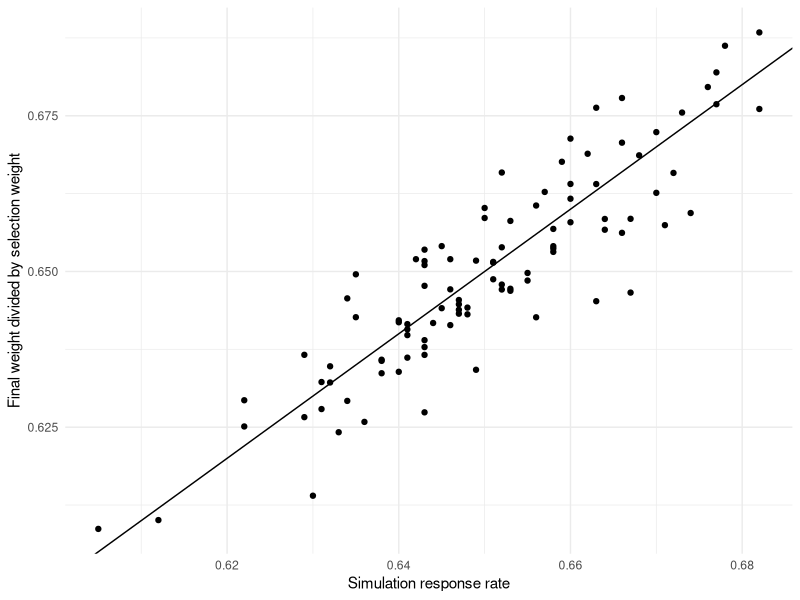
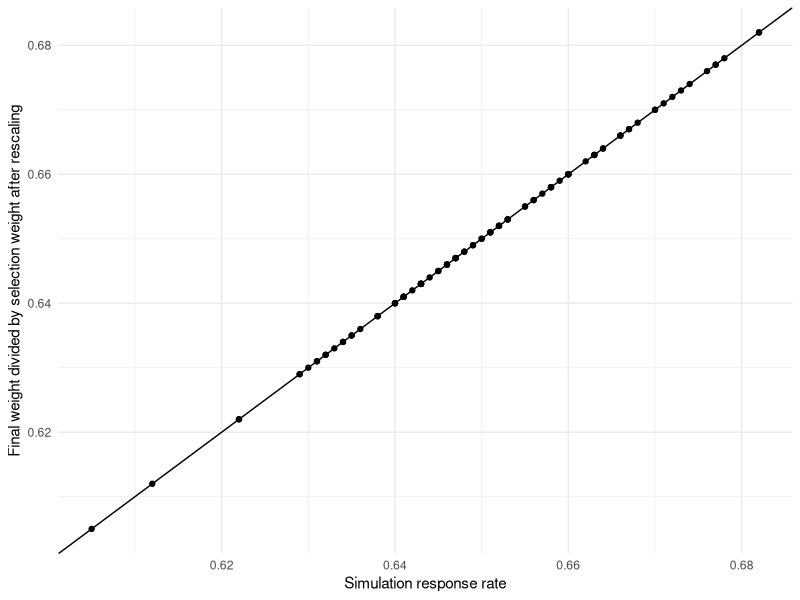
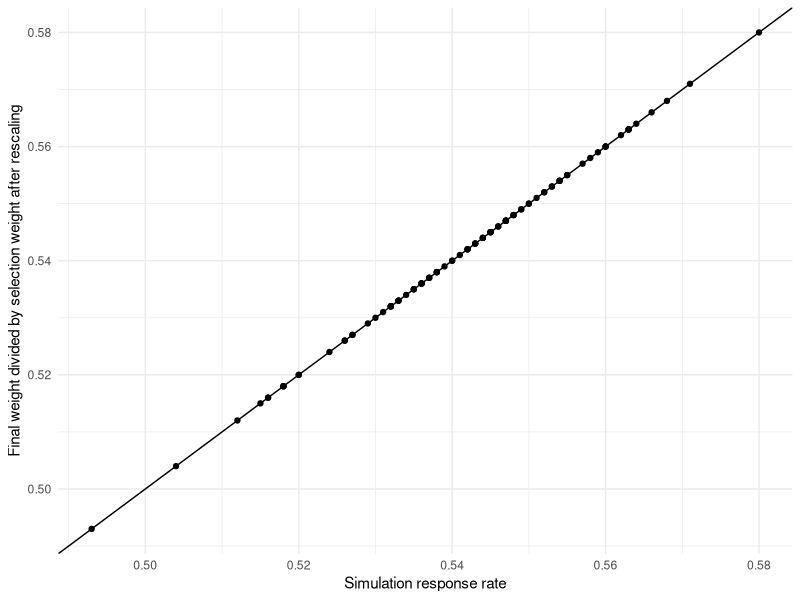

These figures' R source, in order:
## ---- chunk 1
knitr::opts_chunk$set(echo = TRUE)
## ---- chunk 2
options(scipen=9999)


simRR <- function(pop.n, poor.rr, rich.rr, sample.n, big.hh.rich = F) {
  hhs <- sample(1:pop.n, replace = T)
  hhs <- as.numeric(factor(hhs))
  hh.sizes <- table(hhs)[as.character(hhs)]
  
  if(big.hh.rich) {
    wealth <- ifelse(rbinom(size = 1 , prob = (1 - (1 / hh.sizes)), n=pop.n), "Rich", "Poor")
  } else {
    wealth <- ifelse(rbinom(size = 1 , prob = 0.5, n=pop.n), "Rich", "Poor")
  }
  
  
  sampled.hh <- sample(unique(hhs), sample.n, replace = F)
  sampled.people <- c()
  for(ii in sampled.hh){
    sampled.people <- c(sampled.people, sample(rep(which(hhs==ii), 2), 1))
  }
  
  wealth.sampled <- wealth[sampled.people]
  respondents <- sampled.people[
    (wealth.sampled=="Poor") & (rbinom(n=sample.n, prob = poor.rr, size = 1)==1) | 
      (wealth.sampled=="Rich") & (rbinom(n=sample.n, prob = rich.rr, size = 1)==1)]
  
  prop.table(table(wealth[respondents]))
  respondent.hh.size <- table(hhs)[as.character(hhs[respondents])]
  probability.selection <- (sample.n / length(unique(hhs))) * 
    (1/ respondent.hh.size)
  
  poor.rr.obs <- sum(wealth[respondents]=="Poor") / sum(wealth.sampled=="Poor")
  
  probability.response <- probability.selection * 
    ifelse(wealth[respondents]=="Rich", rich.rr, poor.rr.obs)
  
  weights <- (1 / probability.response)
  selection.weights <- (1 / probability.selection)
  
  scaled.weights <- weights / mean(weights)
  scaled.selection.weights <- selection.weights / mean(selection.weights)
  ratios <- scaled.weights / scaled.selection.weights
  ratios2 <- weights / (selection.weights) 
  ratios3 <- ratios / mean(ratios)
  actual.rr <- length(respondents) / sample.n
  
  out <- list(scaled.weights = scaled.weights, 
              scaled.selection.weights = scaled.selection.weights, 
              ratios = ratios, ratios2 = ratios2,
              ratios3 = ratios3,
              actual.rr = actual.rr)
  return(out)
}

output <- simRR(pop.n = 10000, poor.rr = 0.3, rich.rr = 1, sample.n = 1000, big.hh.rich = F)
## ---- chunk 3
output2 <- replicate(100, simRR(pop.n = 10000, poor.rr = 0.3, rich.rr = 1, sample.n = 1000, big.hh.rich = F), simplify = F)
library(ggplot2)
sims <- data.frame(ratio = sapply(output2, function(x) min(x$ratios)), 
           rr = sapply(output2, function(x) min(x$actual.rr)),
           ratioadj = sapply(output2, function(x) min(x$ratios3)))

ggplot(sims, aes(x = rr, y = ratio)) + geom_point() + geom_abline() + theme_minimal()+ 
  xlab("Simulation response rate") + ylab("Final weight divided by selection weight")

## ---- chunk 4
all(sapply(output2, function(x) mean(x$scaled.weights))==1)
## ---- chunk 5
all(sapply(output2, function(x) mean(x$scaled.weights))==1)
## ---- chunk 6
all(round(sapply(output2, function(x) mean(x$scaled.selection.weights)), 10)==1)
## ---- chunk 7
set.seed(1298)
A <- abs(rnorm(1000))
B <- abs(rnorm(1000))
A <- A / mean(A)
B <- B / mean(B)
mean(A/B)
## ---- chunk 8
ggplot(sims, aes(x = rr, y = ratioadj)) + geom_point() + geom_abline()+ 
  xlab("Simulation response rate") + 
  ylab("Final weight divided by selection weight after rescaling") + 
  theme_minimal()
## ---- chunk 9
output3 <- replicate(100, simRR(pop.n = 10000, poor.rr = 0.4, 
                                rich.rr = 1, sample.n = 1000, big.hh.rich = T), simplify = F)
library(ggplot2)
sims3 <- data.frame(ratio = sapply(output3, function(x) min(x$ratios)), 
           rr = sapply(output3, function(x) min(x$actual.rr)),
           ratioadj = sapply(output3, function(x) min(x$ratios3)))
## ---- chunk 10
ggplot(sims3, aes(x = rr, y = ratioadj)) + geom_point() + geom_abline()+ 
  xlab("Simulation response rate") + 
  ylab("Final weight divided by selection weight after rescaling") + 
  theme_minimal()
